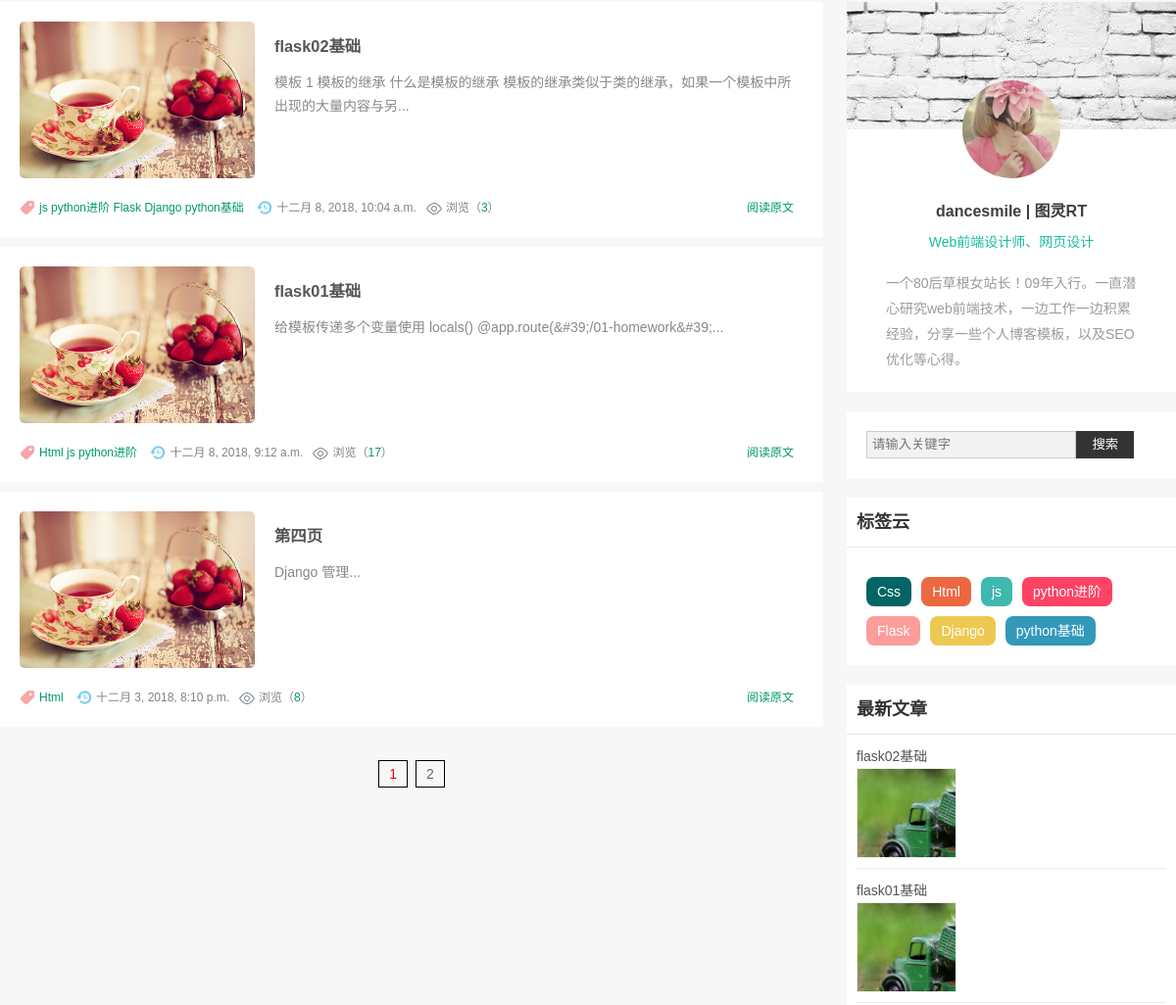
Before: / (middle part) with the older database file.
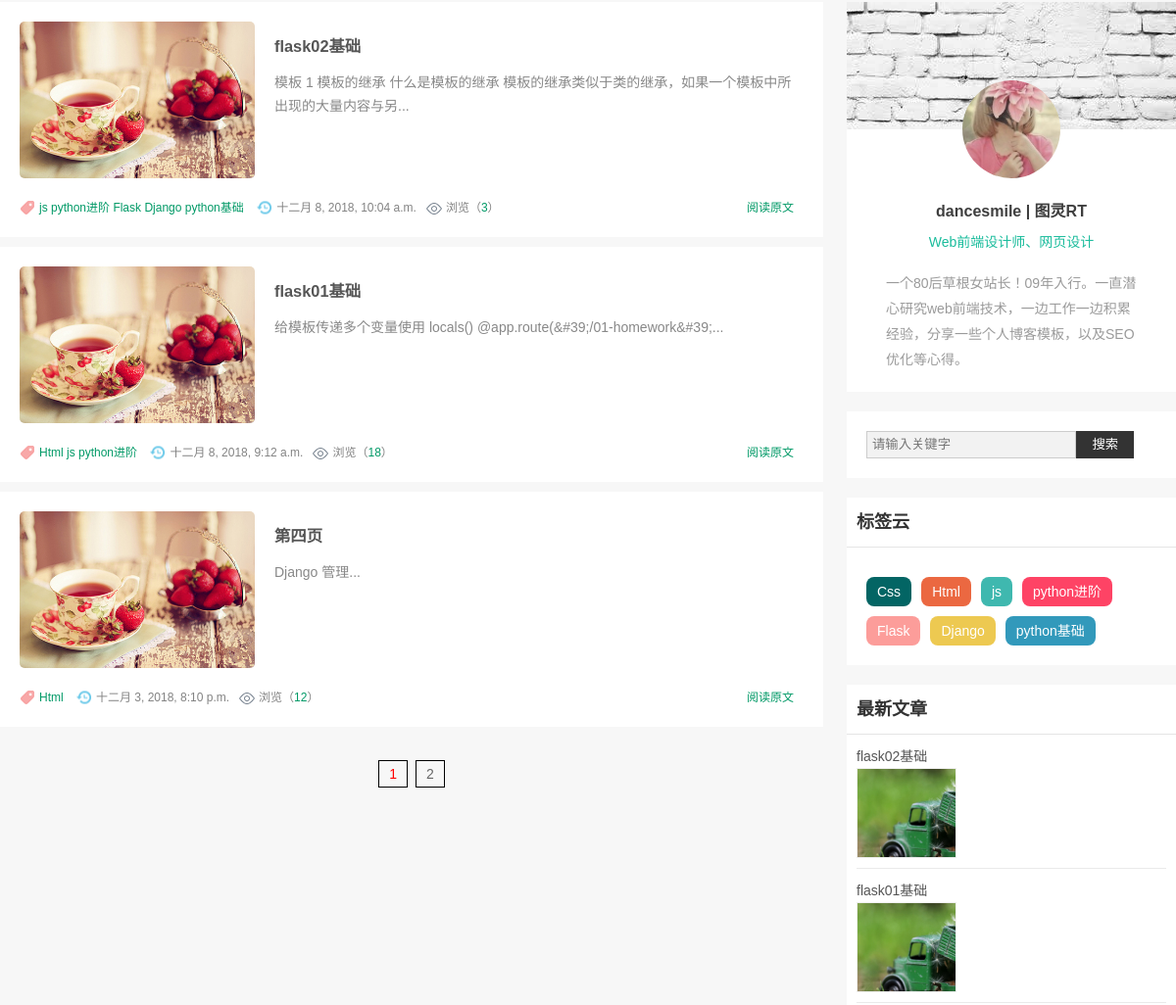
After: the same page with the newer database file.
### blog/models.py (models this page shows, shortened)
class Post(models.Model):
    title = models.CharField(max_length=70)
    body = models.TextField()
    created_time = models.DateTimeField()
    modified_time = models.DateTimeField(auto_now_add=True)
    excerpt = models.CharField(max_length=300, blank=True)
    views = models.PositiveIntegerField(default=0)
    category = models.ForeignKey(Category)
    tags = models.ManyToManyField(Tag, blank=True)
    author = models.ForeignKey(User)
    def get_absolute_url(self):
        return reverse('blog:detail', kwargs={'pk': self.pk})
    class Meta:
        ordering = ['-created_time', 'title']

### blog/views.py (the view, shortened to what this page needs)
# urls.py: url(r'^$', views.IndexView.as_view(), name='index'),
class IndexView(ListView):
    model = Post
    template_name = 'blog/index.html'
    context_object_name = 'post_list'
    paginate_by = 3
    def get_context_data(self, **kwargs):
        context = super().get_context_data(**kwargs)
        paginator = context.get('paginator')
        page = context.get('page_obj')
        is_paginated = context.get('is_paginated')
        pagination_data = self.pagination_data(paginator, page, is_paginated)
        context.update(pagination_data)
        return context
    def pagination_data(self, paginator, page, is_paginated):
        if not is_paginated:
            return {}
        left = []
        right = []
        left_has_more = False
        right_has_more = False
        first = False
        last = False
        page_number = page.number
        total_pages = paginator.num_pages
        page_range = paginator.page_range
        if page_number == 1:
            right = page_range[page_number:page_number+2]
            if right[-1]<total_pages-1:
                right_has_more = True
            if right[-1]<total_pages:
                last = True
        elif page_number == total_pages:
            left = page_range[(page_number-3) if (page_number-3) > 3 else 0:page_number - 1]
            if left[0]>2:
                left_has_more = True
            if left[0] > 1:
                first = True
        data = {
            'left': left,
            'right': right,
            'left_has_more': left_has_more,
            'right_has_more': right_has_more,
            'first': first,
            'last': last,
        }
        return data

### blog/templatetags/blog_tags.py (called while the page is built)
@register.simple_tag
def get_recent_posts(num=5):
    return Post.objects.all().order_by('-created_time')[:num]

@register.simple_tag
def get_categories():
    return Category.objects.all()

@register.simple_tag
def get_tags():
    return Tag.objects.annotate(num_posts=Count('post')).filter(num_posts__gt=0)

### templates/blog/index.html (shortened to what this page needs)
{% extends 'base.html' %}
{% load staticfiles %}
{% block main %}
    <div class="blogs">
        {% for post in post_list %}
            <li> <span class="blogpic"><a href="{{ post.get_absolute_url }}"><img src="{% static 'blog/images/text01.jpg' %}"></a></span>
                <h3 class="blogtitle"><a href="{{ post.get_absolute_url }}">{{ post.title }}</a></h3>
                <div class="bloginfo">
                    <p>{{ post.excerpt }}...</p>
                </div>
            <div class="autor"><span class="lm">
            {% for tag in post.tags.all %}
                <a href="{% url 'blog:tag' tag.pk %}" target="_blank" class="classname">
                    {{ tag.name }}
                </a>
            {% endfor %}
            </span>
                <span class="dtime">{{ post.created_time }}</span><span class="viewnum">浏览（<a href="javascript:;">{{ post.views }}</a>）
                </span><span class="readmore">
                    <a href="{{ post.get_absolute_url }}">阅读原文</a></span>
            </div>
            </li>
        {% empty %}
            <div class="blogtitle">暂时还没有发布的文章！</div>
        {% endfor %}
    {% if is_paginated %}
        <div class="pagelist">
          <a href="?page={{ page_obj.number }}" style="color: red">{{ page_obj.number }}</a>
          {% if right %}
            {% for i in right %}
                <a href="?page={{ i }}">{{ i }}</a>
            {% endfor %}
          {% endif %}
        </div>
    {% endif %}
    </div>
{% endblock main %}
    {% block about %}
        <div class="about">
            <div class="avatar"> <img src="{% static 'blog/images/avatar.jpg' %}" alt=""> </div>
            <p class="abname">dancesmile | 图灵RT</p>
            <p class="abposition">Web前端设计师、网页设计</p>
            <div class="abtext"> 一个80后草根女站长！09年入行。一直潜心研究web前端技术，一边工作一边积累经验，分享一些个人博客模板，以及SEO优化等心得。 </div>
        </div>
        <div class="search">
            <form action="{% url 'haystack_search' %}" method="get" name="searchform" id="searchform">
                <input name="q" id="keyboard" class="input_text" placeholder="请输入关键字" required style="color: rgb(153, 153, 153);" type="text">
                <input name="Submit" class="input_submit" value="搜索" type="submit">
            </form>
        </div>
    {% endblock about %}

### templates/base.html (shortened to what this page needs)
{% load staticfiles %}
{% load blog_tags %}
<!doctype html>
<html>
<head>
<link rel="stylesheet" href={% static 'blog/css/base.css' %}>
<link rel="stylesheet" href={% static 'blog/css/index.css' %}>
<link rel="stylesheet" href={% static 'blog/css/m.css' %}>
<link rel="stylesheet" href="{% static 'blog/css/highlights/github.css' %}">
</head>
<body>
      {% get_categories as category_lists %}
<article>
    {% block main %}
    {% endblock main %}
  <div class="sidebar">
    {% block about %}
    {% endblock about %}
    <div class="cloud">
      <h2 class="hometitle">标签云</h2>
        {% get_tags as tag_list %}
      <ul>
          {% for tag in tag_list %}
            <a href="{% url 'blog:tag' tag.pk %}">{{ tag.name }}</a>
          {% endfor %}
      </ul>
    </div>
    <div class="paihang">
        <h2 class="hometitle">最新文章</h2>
        {% get_recent_posts as recent_post_list %}
        <ul>
            {% for post in recent_post_list %}
                <li>
                    <p><a href="{{ post.get_absolute_url }}">{{ post.title }}</a></p>
                    <p><i><img src="{% static 'blog/images/t02.jpg' %}"></i>{{ post.excrept }}</p>
                </li>
            {% endfor %}
        </ul>
    </div>
  </div>
</article>
</body>
</html>

Changed rows visible on the page:
changed Post "flask01基础": views "17" → "18"
changed Post "第四页": views "8" → "12"
